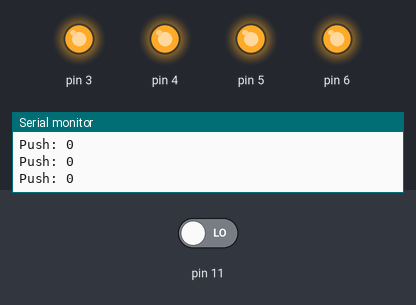
Simulated run of this sketch. Board: Arduino Uno, built with avr-gcc and run on an emulated ATmega328P. On the bench: output pins drawn as LEDs (lit = HIGH), the last lines printed to the serial monitor. Inputs (shaded band) come from the test bench; at power-on: pin 11 LOW.

Above: at 1.2 s.
1.3 s: pin 11 driven HIGH
At 3.45 s:
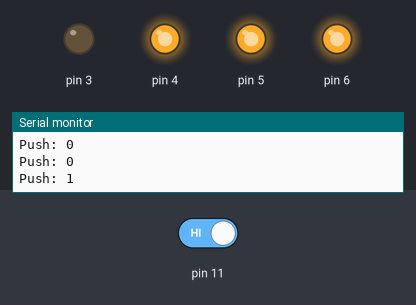
At 5.2 s:
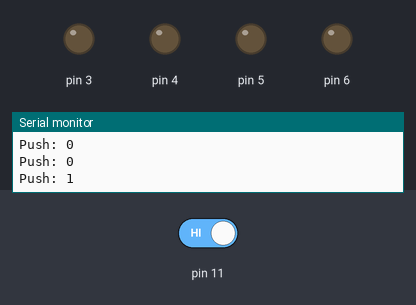
Timing chart, 0 to 10.3 s (numbered marks = the images above; inputs shaded):
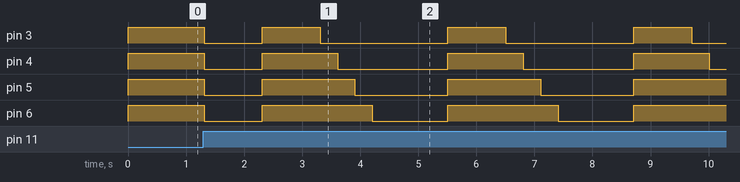

The sketch:

Laboratorio2Arduino.ino
```cpp
char valor2 = ' ';

void setup() {
  Serial.begin(9600);
  pinMode (3 , OUTPUT);
  pinMode (4 , OUTPUT);
  pinMode (5, OUTPUT);
  pinMode (6, OUTPUT);

}

void loop(){
  digitalWrite(3 , HIGH);
  digitalWrite(4 , HIGH);
  digitalWrite(5 , HIGH);
  digitalWrite(6 , HIGH);


   int valor = digitalRead(11);
  Serial.print("Push: ");
  Serial.println(valor);
  delay(1);
  if(valor==1){
    for(int i=0;i<2;i++){
  digitalWrite(3, LOW);
  digitalWrite(4, LOW);
  digitalWrite(5, LOW);
  digitalWrite(6, LOW);

  delay(1000);
  digitalWrite(3, HIGH);
  digitalWrite(4, HIGH);
  digitalWrite(5, HIGH);
  digitalWrite(6, HIGH);

  delay(1000);
  digitalWrite(3, HIGH);
  digitalWrite(3, LOW);
      delay(300);
  digitalWrite(4, HIGH);
  digitalWrite(4, LOW);
      delay(300);
  digitalWrite(5, HIGH);
  digitalWrite(5, LOW);
      delay(300);
  digitalWrite(6, HIGH);
  digitalWrite(6, LOW);
      delay(300);

 }
}
if(Serial.available() != 0){
valor2 = Serial.read();
      Serial.println(valor2);
      delay(1);
  if(valor2 == '2'){
    for(int i=0;i<3;i++){
  digitalWrite(3, HIGH);
  digitalWrite(4, HIGH);
  digitalWrite(5, HIGH);
  digitalWrite(6, HIGH);

      delay(2000);
  digitalWrite(3, LOW);
  digitalWrite(4, LOW);
  digitalWrite(5, LOW);
  digitalWrite(6, LOW);
      delay(2000);

    }
}
}
}
```

Measured:
- after the input at 1.3 s, pin 3: HIGH → LOW at once, then repeats every 3.2 s: HIGH 1.0 s, LOW 2.2 s; pin 4: HIGH → LOW at once, then repeats every 3.2 s: HIGH 1.3 s, LOW 1.9 s; pin 5: HIGH → LOW at once, then repeats every 3.2 s: HIGH 1.6 s, LOW 1.6 s; pin 6: HIGH → LOW at once, then repeats every 3.2 s: HIGH 1.9 s, LOW 1.3 s
